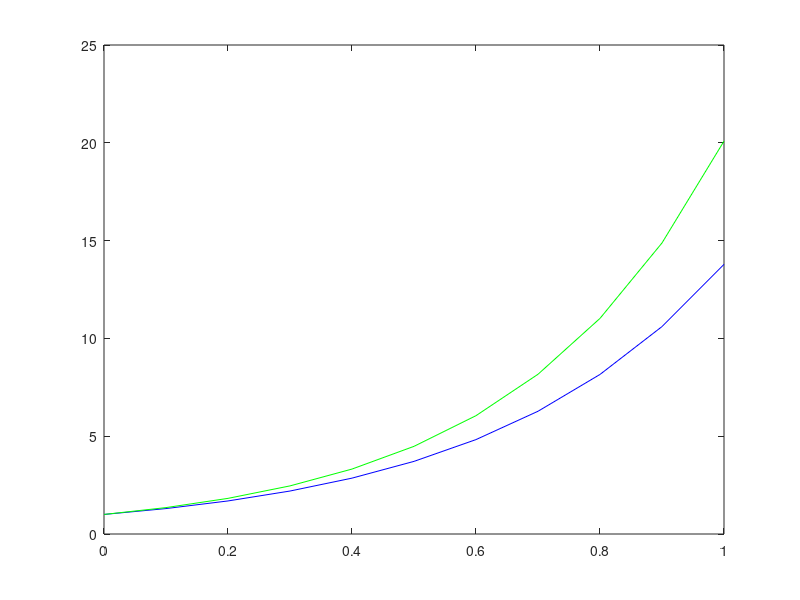

Reproduce this figure in MATLAB.
function c_cn_eulersolve_pt1
    tend = 1; trange = [0, tend];
    Npts = 10; %number of time-steps
    y0 = 1; 
    [tsol, ysol] = odeEuler(@rhs, trange, y0, Npts); 
    plot(tsol, ysol,'b'); hold on;
    plot(tsol, exp(3*tsol),'g');
end

function ydot = rhs(t, y) 
    ydot = 3*y;
end

function [t, y] = odeEuler(fcn, trange, y0, Npts)
    h = trange(end)/Npts; % the step size
    t = zeros(1,Npts); y = zeros(1,Npts);
    y(1) = y0; t(1)=trange(1); 
    
    for k=1:Npts
        y(k+1) = y(k) + h*fcn(t(k),y(k));
        t(k+1) = t(k) + h;
    end
end   
